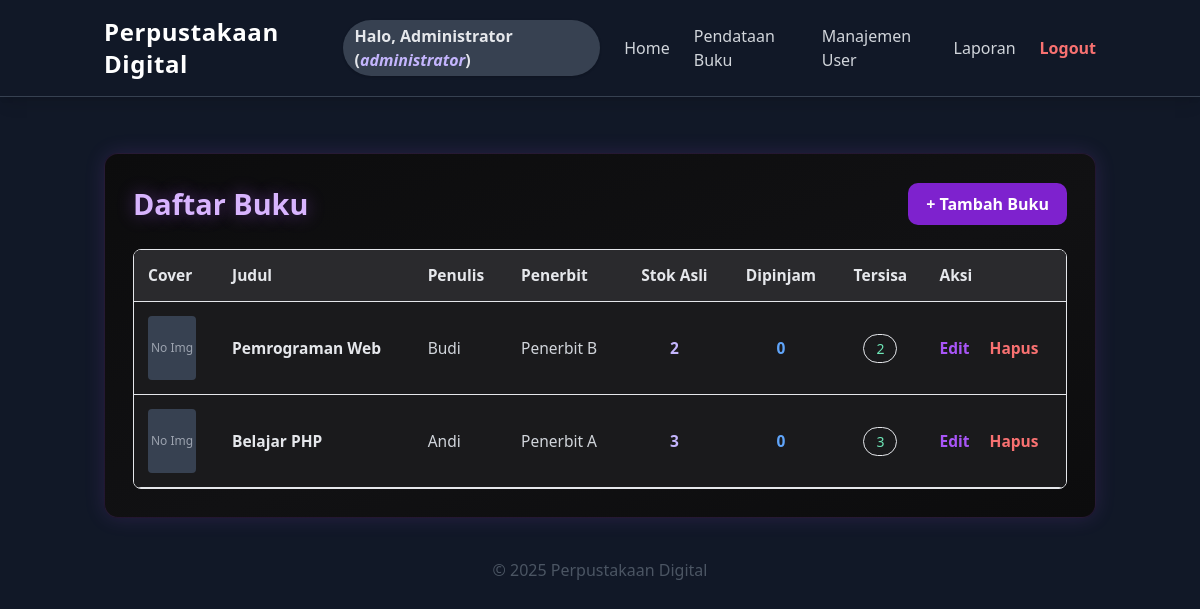
The app's page /public/books.php (signed in) with its own data.
### tables this page shows
CREATE TABLE buku (
  id INT AUTO_INCREMENT PRIMARY KEY,
  judul VARCHAR(255) NOT NULL,
  penulis VARCHAR(255),
  penerbit VARCHAR(255),
  tahun_terbit INT,
  stok INT DEFAULT 1,
  cover VARCHAR(255) NULL,
  created_at DATETIME DEFAULT CURRENT_TIMESTAMP
);

### app/database.php (called while the page is built)
<?php
class Database {
    private $pdo;
    public function __construct($host, $dbname, $user, $pass){
        $dsn = "mysql:host=$host;dbname=$dbname;charset=utf8mb4";
        $opts = [
            PDO::ATTR_ERRMODE => PDO::ERRMODE_EXCEPTION,
            PDO::ATTR_DEFAULT_FETCH_MODE => PDO::FETCH_ASSOC
        ];
        $this->pdo = new PDO($dsn, $user, $pass, $opts);
    }
    public function pdo() {
        return $this->pdo;
    }
}

### app/config.php (called while the page is built, shortened)
<?php
require_once __DIR__ . '/Database.php';
require_once __DIR__ . '/Auth.php';
require_once __DIR__ . '/Models/Book.php';
$db = new Database(DB_HOST, DB_NAME, DB_USER, DB_PASS);

### app/auth.php (called while the page is built, shortened)
<?php
class Auth {
    public function user(){
        return $_SESSION['user'] ?? null;
    }
}

### app/models/book.php (called while the page is built, shortened)
<?php
class BookModel {
    private $db;
    public function __construct($db){
        $this->db = $db;
    }
    public function all(){
        $stmt = $this->db->query("SELECT * FROM buku ORDER BY id DESC");
        return $stmt->fetchAll();
    }
}

### public/books.php (the view, shortened to what this page needs)
<?php
require_once __DIR__.'/../templates/header.php';
$bookModel = new BookModel($db->pdo());
$books = $bookModel->all();
$dipped = [];
?>
<div class="card-books mt-10">
    <div class="flex justify-between items-center mb-6">
        <h2 class="books-title">Daftar Buku</h2>
        <a href="book_add.php" class="btn-add">
            + Tambah Buku
        </a>
    </div>
    <div class="overflow-x-auto rounded-lg border border-gray-700/40">
        <table class="w-full text-left text-gray-200 border-collapse">
            <thead class="border-b border-gray-600/40">
                <tr>
                    <th>Cover</th>
                    <th>Judul</th>
                    <th>Penulis</th>
                    <th>Penerbit</th>
                    <th class="text-center">Stok Asli</th>
                    <th class="text-center">Dipinjam</th>
                    <th class="text-center">Tersisa</th>
                    <th>Aksi</th>
                </tr>
            </thead>
            <tbody>
            <?php foreach($books as $b):
                $stok_asli = intval($b['stok']);
                $jml_dipinjam = $dipped[$b['id']] ?? 0;
                $tersisa = max($stok_asli - $jml_dipinjam, 0);
            ?>
                <tr class="border-b border-gray-700/40">
                    <td>
                        <?php if(!empty($b['cover'])): ?>
                            <img src="uploads/cover/<?= htmlspecialchars($b['cover']) ?>"
                                 class="h-16 w-12 object-cover rounded shadow">
                        <?php else: ?>
                            <div class="h-16 w-12 bg-gray-700 rounded flex items-center justify-center text-gray-400 text-xs">
                                No Img
                            </div>
                        <?php endif; ?>
                    </td>
                    <td class="font-semibold">
                        <?= htmlspecialchars($b['judul']) ?>
                    </td>
                    <td class="text-gray-300">
                        <?= htmlspecialchars($b['penulis']) ?>
                    </td>
                    <td class="text-gray-300">
                        <?= htmlspecialchars($b['penerbit']) ?>
                    </td>
                    <td class="text-center font-bold text-purple-300">
                        <?= $stok_asli ?>
                    </td>
                    <td class="text-center font-bold text-blue-400">
                        <?= $jml_dipinjam ?>
                    </td>
                    <td class="text-center">
                        <span class="px-3 py-1 rounded-full text-sm
                            <?= $tersisa > 0
                                ? 'bg-green-900/40 text-green-300 border border-green-600/40'
                                : 'bg-red-900/40 text-red-300 border border-red-600/40' ?>">
                            <?= $tersisa ?>
                        </span>
                    </td>
                    <td class="space-x-4">
                        <a href="book_edit.php?id=<?= $b['id'] ?>" class="aksi-edit">Edit</a>
                        <a href="books.php?delete=<?= $b['id'] ?>"
                           onclick="return confirm('Hapus buku ini?')"
                           class="aksi-hapus">
                            Hapus
                        </a>
                    </td>
                </tr>
            <?php endforeach; ?>
            </tbody>
        </table>
    </div>
</div>
<?php require_once __DIR__.'/../templates/footer.php'; ?>

### templates/header.php (shortened to what this page needs)
<?php
require_once __DIR__ . '/../app/config.php';
$auth = new Auth($db->pdo());
$user = $auth->user();
?>
<!doctype html>
<html>
<head>
  <link href="https://cdn.jsdelivr.net/npm/tailwindcss@2.2.19/dist/tailwind.min.css" rel="stylesheet">
</head>
<body class="bg-gray-900 min-h-screen text-gray-200">
<nav class="bg-gray-800/90 backdrop-blur shadow-lg border-b border-gray-700">
  <div class="container mx-auto px-4 py-4 flex justify-between items-center">
    <a href="index.php" class="font-bold text-2xl tracking-wide text-white hover:text-purple-400 transition">
      Perpustakaan Digital
    </a>
    <div class="flex items-center space-x-6">
      <?php if($user): ?>
        <span class="font-semibold text-base bg-gray-700 py-1 px-3 rounded-full shadow">
          Halo, <?= htmlspecialchars($user['nama'] ?: $user['username']) ?>
          (<span class="italic text-purple-300"><?= htmlspecialchars($user['role']) ?></span>)
        </span>
        <?php
          function navlink($href, $text) {
            return "<a href='$href' class='text-gray-300 hover:text-purple-400 transition font-medium text-base'>$text</a>";
          }
        ?>
        <?= navlink('index.php', 'Home'); ?>
        <?php if (in_array($user['role'], ['administrator', 'petugas'])): ?>
          <?= navlink('books.php', 'Pendataan Buku'); ?>
        <?php endif; ?>
        <?php if ($user['role'] === 'administrator'): ?>
          <?= navlink('admin_users.php', 'Manajemen User'); ?>
          <?= navlink('reports.php', 'Laporan'); ?>
        <?php elseif ($user['role'] === 'petugas'): ?>
          <?= navlink('reports.php', 'Laporan'); ?>
        <?php endif; ?>
        <a href="logout.php" class="text-red-400 hover:text-red-300 font-semibold text-base transition">
          Logout
        </a>
      <?php endif; ?>
    </div>
  </div>
</nav>
<main class="container mx-auto p-4">

### templates/footer.php
</main>
<footer class="text-center py-6 text-gray-600">
  &copy; <?=date('Y')?> Perpustakaan Digital
</footer>
</body>
</html>

### public/books.php (style rules this page uses)
.card-books { background: linear-gradient(160deg, #0c0c0d, #111113 55%, #0c0c0d); border: 1px solid rgba(168,85,247,0.15); border-radius: 14px; padding: 28px; box-shadow: 0 0 20px rgba(168,85,247,0.15); transition: .3s ease; }
.books-title { font-size: 1.8rem; font-weight: 800; color: #d8b4fe; text-shadow: 0 0 18px rgba(168,85,247,0.45); }
table { background: #1a1a1c; }
thead tr { background: #2a2a2d; }
td, th { padding: 14px; font-size: 0.97rem; }
.btn-add { background: #7e22ce; color: white; padding: 9px 18px; border-radius: 10px; font-weight: 600; transition: .3s; }
.aksi-edit { color: #a855f7; font-weight: 600; }
.aksi-hapus { color: #f87171; font-weight: 600; }

### records on screen
buku: shows "No Img", judul "Pemrograman Web", penulis "Budi", penerbit "Penerbit B", stok "2", id "0"
buku: shows "No Img", judul "Belajar PHP", penulis "Andi", penerbit "Penerbit A", stok "3", id "0"

### other values on screen
$user['nama'] ?: $user['username'] "Administrator"
$user['role'] "administrator"
$text "Home Pendataan Buku Manajemen User Laporan"
